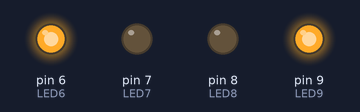
A sketch run on a simulated Arduino Uno, built with avr-gcc and run on an emulated ATmega328P. Shown: output pins drawn as LEDs (lit = HIGH).

Above: at 0.1 s.
At 2.1 s:
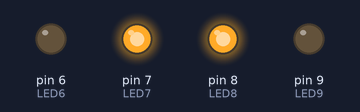
At 5.3 s:
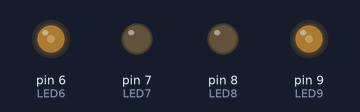
At 16.75 s:
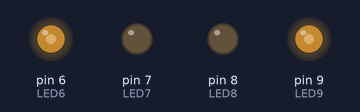
At 23.7 s:
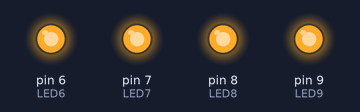
At 33.5 s:
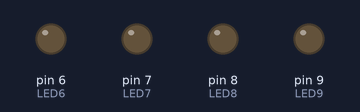
Timing chart, 0 to 40.0 s (numbered marks = the images above):
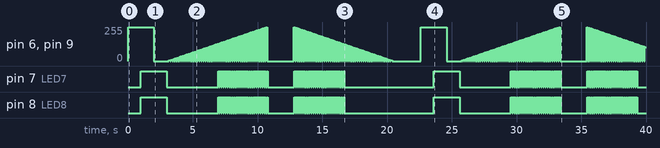

The sketch:

EncenderFocosBrilloExtremos.ino
```cpp
#define LED6 6
#define LED7 7
#define LED8 8
#define LED9 9
#define DELAY 1000
#define DELAY_CAMBIO 50
#define BRILLO_MAX 255
#define INTERVALO 5
#define DELAY_INVERSO 2000


void setup() {
  pinMode(LED6, OUTPUT);
  pinMode(LED7, OUTPUT);
  pinMode(LED8, OUTPUT);
  pinMode(LED9, OUTPUT);
}

void loop() {
  //Enciende
  digitalWrite(LED6, HIGH);
  digitalWrite(LED9, HIGH);
  delay(DELAY);
  digitalWrite(LED7, HIGH);
  digitalWrite(LED8, HIGH);
  delay(DELAY);
  //Apaga
  digitalWrite(LED6, LOW);
  digitalWrite(LED9, LOW);
  delay(DELAY);
  digitalWrite(LED7, LOW);
  digitalWrite(LED8, LOW);
  //Brillo
  // Incrementa el brillo de 0 to 255
  for (int brillo = 0; brillo <= BRILLO_MAX; brillo += INTERVALO) {
    analogWrite(LED6, brillo);
    analogWrite(LED9, brillo);
    delay(DELAY_CAMBIO);
    analogWrite(LED7, brillo);
    analogWrite(LED8, brillo);
    delay(DELAY_CAMBIO);
    digitalWrite(LED6, LOW);
    digitalWrite(LED9, LOW);
    delay(DELAY_CAMBIO);
    digitalWrite(LED7, LOW);
    digitalWrite(LED8, LOW);
  }
  delay(DELAY_INVERSO);

  // Decrementa el brillo de 255 to 0
  for (int brillo = BRILLO_MAX; brillo >= 0; brillo -= INTERVALO) {
    analogWrite(LED6, brillo);
    analogWrite(LED9, brillo);
    delay(DELAY_CAMBIO);
    analogWrite(LED7, brillo);
    analogWrite(LED8, brillo);
    delay(DELAY_CAMBIO);
    digitalWrite(LED6, LOW);
    digitalWrite(LED9, LOW);
    delay(DELAY_CAMBIO);
    digitalWrite(LED7, LOW);
    digitalWrite(LED8, LOW);
  }
  delay(DELAY_INVERSO);

}
```
